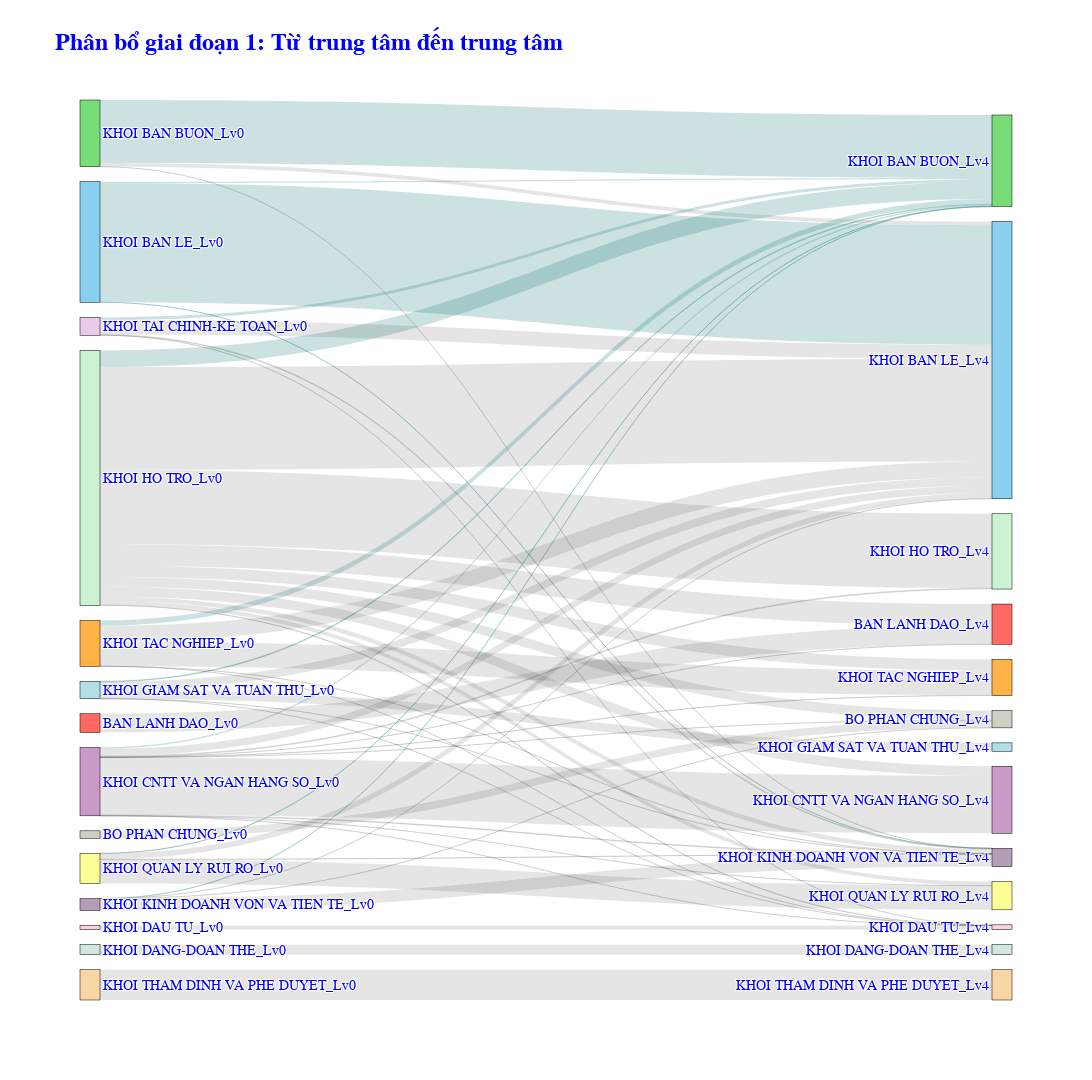

The cell this chart's notebook holds for it:
### Code cell
highlighted_nodes_1 = [ "KHOI BAN LE_Lv0", "KHOI BAN BUON_Lv4"]
selected_columns = ['Lv0_mapped', 'Lv4_mapped']
fig = sankey_graph(lv_04_df, selected_columns, highlighted_nodes_1, title= "<b>Phân bổ giai đoạn 1: Từ trung tâm đến trung tâm</b>", color_map= color_map_v2)
fig

### Figure 1 — Plotly figure (JSON) as saved in the notebook; plotly's stock layout.template omitted (floating-point values rounded to 4 significant figures)
{"data": [{"link": {"color": ["rgba(0, 0, 0, 0.1)", "rgba(0, 0, 0, 0.1)", "rgba(0, 107, 105, 0.2)", "rgba(0, 0, 0, 0.1)", "rgba(0, 0, 0, 0.1)", "rgba(0, 0, 0, 0.1)", "rgba(0, 107, 105, 0.2)", "rgba(0, 107, 105, 0.2)", "rgba(0, 107, 105, 0.2)", "rgba(0, 107, 105, 0.2)", "rgba(0, 0, 0, 0.1)", "rgba(0, 0, 0, 0.1)", "rgba(0, 107, 105, 0.2)", "rgba(0, 0, 0, 0.1)", "rgba(0, 0, 0, 0.1)", "rgba(0, 0, 0, 0.1)", "rgba(0, 0, 0, 0.1)", "rgba(0, 0, 0, 0.1)", "rgba(0, 0, 0, 0.1)", "rgba(0, 0, 0, 0.1)", "rgba(0, 0, 0, 0.1)", "rgba(0, 0, 0, 0.1)", "rgba(0, 107, 105, 0.2)", "rgba(0, 0, 0, 0.1)", "rgba(0, 0, 0, 0.1)", "rgba(0, 0, 0, 0.1)", "rgba(0, 0, 0, 0.1)", "rgba(0, 0, 0, 0.1)", "rgba(0, 0, 0, 0.1)", "rgba(0, 107, 105, 0.2)", "rgba(0, 0, 0, 0.1)", "rgba(0, 0, 0, 0.1)", "rgba(0, 0, 0, 0.1)", "rgba(0, 0, 0, 0.1)", "rgba(0, 0, 0, 0.1)", "rgba(0, 0, 0, 0.1)", "rgba(0, 0, 0, 0.1)", "rgba(0, 0, 0, 0.1)", "rgba(0, 107, 105, 0.2)", "rgba(0, 0, 0, 0.1)", "rgba(0, 0, 0, 0.1)", "rgba(0, 0, 0, 0.1)", "rgba(0, 107, 105, 0.2)", "rgba(0, 0, 0, 0.1)", "rgba(0, 0, 0, 0.1)", "rgba(0, 0, 0, 0.1)", "rgba(0, 0, 0, 0.1)", "rgba(0, 107, 105, 0.2)", "rgba(0, 0, 0, 0.1)", "rgba(0, 0, 0, 0.1)", "rgba(0, 0, 0, 0.1)", "rgba(0, 0, 0, 0.1)", "rgba(0, 107, 105, 0.2)", "rgba(0, 0, 0, 0.1)", "rgba(0, 0, 0, 0.1)", "rgba(0, 0, 0, 0.1)", "rgba(0, 0, 0, 0.1)", "rgba(0, 0, 0, 0.1)"], "source": [0, 2, 4, 4, 4, 4, 6, 6, 6, 6, 8, 8, 8, 8, 8, 8, 8, 8, 8, 8, 10, 12, 14, 14, 14, 14, 14, 16, 16, 16, 16, 16, 16, 16, 16, 16, 16, 18, 18, 18, 18, 18, 20, 20, 20, 20, 20, 22, 22, 22, 22, 22, 24, 24, 24, 24, 24, 26], "target": [1, 3, 5, 7, 13, 19, 5, 7, 13, 19, 1, 3, 5, 7, 9, 13, 17, 19, 21, 23, 11, 13, 5, 7, 13, 15, 19, 1, 3, 5, 7, 9, 13, 17, 19, 21, 23, 3, 5, 7, 13, 19, 5, 7, 13, 19, 21, 5, 7, 13, 19, 23, 5, 7, 13, 19, 25, 27], "value": [6309019796, 2520500752, 21186651925, 1267717413, 0, 1893979, 453244627, 40126635669, 0, 4157, 11985947, 40274675, 474975064, 2447794299, 19330518628, 6486490, 304642782, 254019461, 24165576, 112502493, 3365899726, 1384443625, 235649520, 2778023392, 6136304, 2819520639, 24545352, 7248551174, 3257128818, 5659402318, 34558517970, 3240873383, 181492984, 25036037869, 1511012611, 1366860282, 3842527104, 455545, 315585, 1050992, 0, 4022895300, 84852492, 1921831194, 0, 77414520, 8107717742, 1753376785, 5413922825, 16468203, 750546, 8233192225, 959107241, 4802339680, 28999072, 270112045, 0, 10215438325]}, "node": {"color": ["#FF6961", "#FF6961", "#CFCFC4", "#CFCFC4", "#77DD77", "#77DD77", "#89CFF0", "#89CFF0", "#CB99C9", "#CB99C9", "#D1E8E2", "#D1E8E2", "#FFD1DC", "#FFD1DC", "#B0E0E6", "#B0E0E6", "#CBF3D2", "#CBF3D2", "#B39EB5", "#B39EB5", "#FDFD96", "#FDFD96", "#FFB347", "#FFB347", "#ECC8EC", "#ECC8EC", "#FAD5A5", "#FAD5A5"], "label": ["BAN LANH DAO_Lv0", "BAN LANH DAO_Lv4", "BO PHAN CHUNG_Lv0", "BO PHAN CHUNG_Lv4", "KHOI BAN BUON_Lv0", "KHOI BAN BUON_Lv4", "KHOI BAN LE_Lv0", "KHOI BAN LE_Lv4", "KHOI CNTT VA NGAN HANG SO_Lv0", "KHOI CNTT VA NGAN HANG SO_Lv4", "KHOI DANG-DOAN THE_Lv0", "KHOI DANG-DOAN THE_Lv4", "KHOI DAU TU_Lv0", "KHOI DAU TU_Lv4", "KHOI GIAM SAT VA TUAN THU_Lv0", "KHOI GIAM SAT VA TUAN THU_Lv4", "KHOI HO TRO_Lv0", "KHOI HO TRO_Lv4", "KHOI KINH DOANH VON VA TIEN TE_Lv0", "KHOI KINH DOANH VON VA TIEN TE_Lv4", "KHOI QUAN LY RUI RO_Lv0", "KHOI QUAN LY RUI RO_Lv4", "KHOI TAC NGHIEP_Lv0", "KHOI TAC NGHIEP_Lv4", "KHOI TAI CHINH-KE TOAN_Lv0", "KHOI TAI CHINH-KE TOAN_Lv4", "KHOI THAM DINH VA PHE DUYET_Lv0", "KHOI THAM DINH VA PHE DUYET_Lv4"], "line": {"color": "black", "width": 0.5}, "pad": 15, "thickness": 20}, "type": "sankey"}], "layout": {"autosize": false, "font": {"color": "blue", "family": "Arial", "size": 14}, "height": 1080, "title": {"font": {"size": 24}, "text": "<b>Phân bổ giai đoạn 1: Từ trung tâm đến trung tâm</b>"}, "width": 1620, "xaxis": {"showticklabels": false, "visible": false}, "yaxis": {"showticklabels": false, "visible": false}}}
